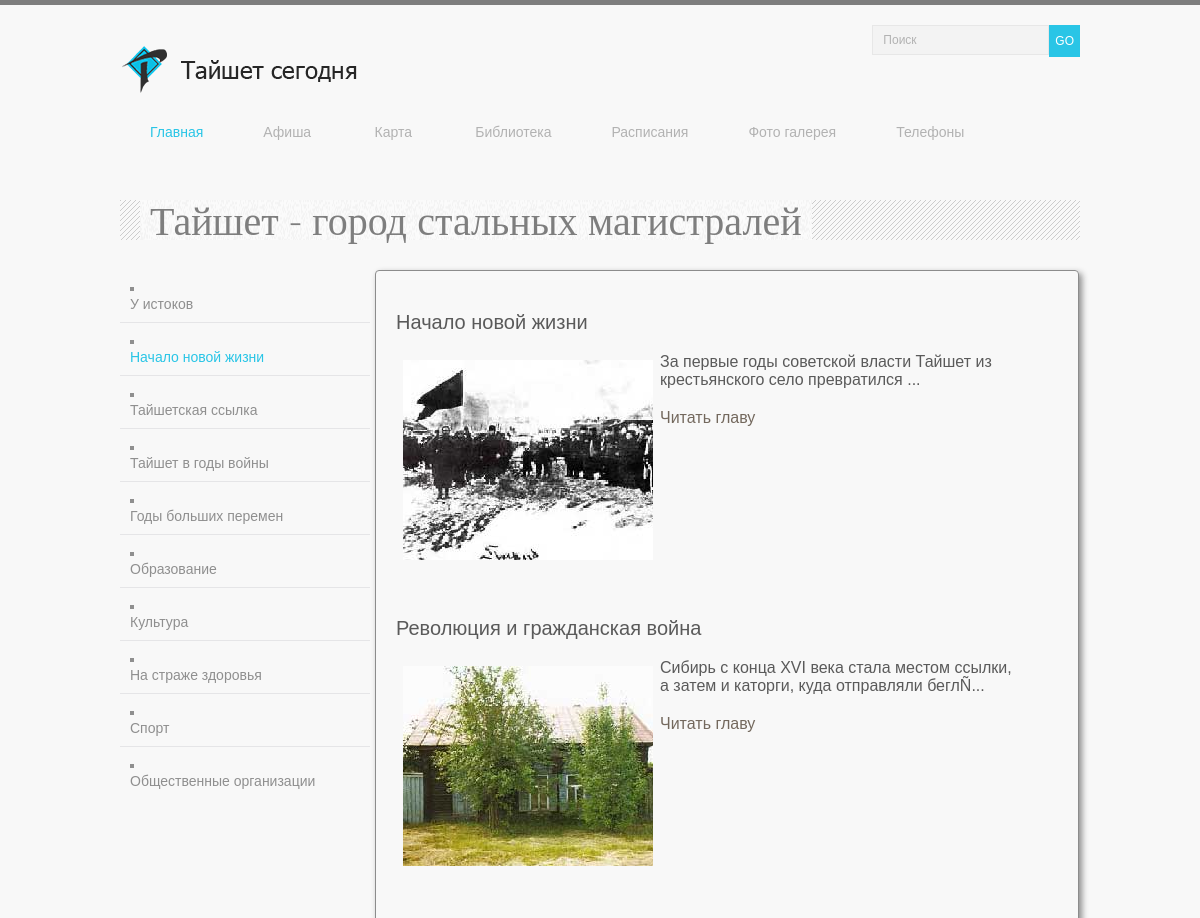
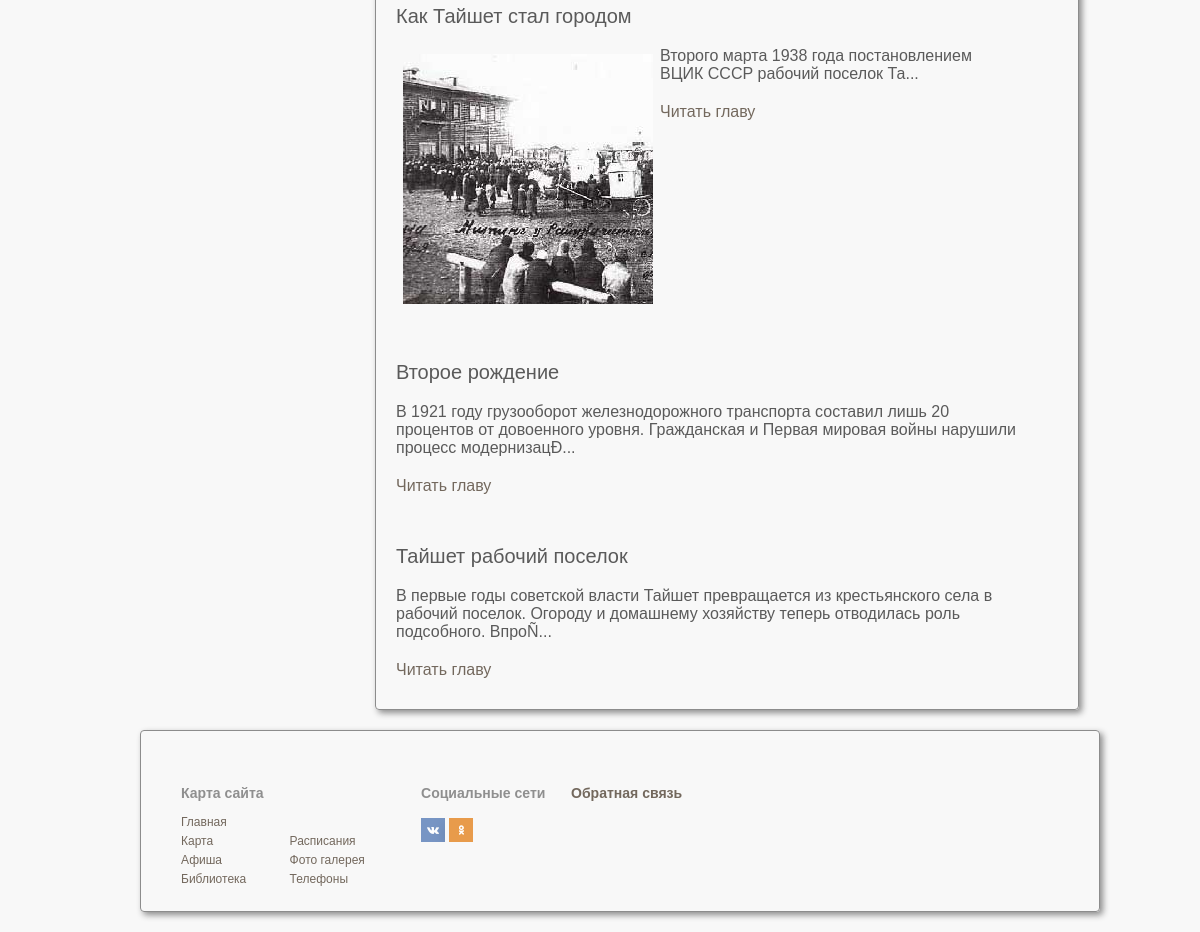
The page /tayshet_gorod_stalnykh_magistraley_nachalo_novoy_zhizni.php on the database its author committed (2 pictures, top to bottom).
### tables this page shows
CREATE TABLE stocks ( id INTEGER PRIMARY KEY, text TEXT, img TEXT, zag TEXT, date TEXT, link TEXT);

### bookPages/blockGorodThree.php (the view)
<div class="pageBookBlock">
	<?php
	$start = "novosti";
    $db = new PDO("sqlite:admin/post3.db");
  if($_GET['novosti']=="click" or $start=="novosti") {
   $res = $db->query("SELECT * FROM stocks WHERE id > 5 LIMIT 5;");
   if($_GET['news']=="click") { $start = "novosti";
    $fog = $_GET['nom'];
  	$res = $db->query("SELECT * FROM stocks WHERE id=$fog ;");
	foreach ($res as $array)
         {
	echo("<div><a href=\"index.php\">Вернуться на главную</a></div><div class=\"zagol\">".$array['zag']."</div><div class=\"text\">".stripcslashes($array['text'])."</div>");
         }
		 }
   else{
  foreach ($res as $array)
         {
		 if(strlen($array['text'])>300) { $osnovtexti = substr($array['text'],0,300);
		 $osnovtext = stripcslashes($osnovtexti."..."); }
		 else { $osnovtext = stripcslashes($array['text']); }
         echo("<div class=\"smallBlogArticle\">");
         echo("<p class=\"zagol\">".$array['zag']."</p>");
		 echo("<p>".$osnovtext."</p>");
	   if(strlen($array['text'])>300){
		 echo("<div class=\"text\"><a href=\"/".$array['id']."\">Читать главу</a></div>");}
		 echo("</div>");
         }
       }
     }
	?>
</div>

### css/main.css (style rules this page uses)
*,legend { box-sizing:border-box }
header,img { padding:20px 0 }
html { font-family:sans-serif;-ms-text-size-adjust:100%;-webkit-text-size-adjust:100% }
a { background-color:transparent }
img { border-style:none }
body { color:#8f8f8f;font:12px Tahoma,sans-serif;background-color:#f8f8f8;border-top:5px solid #7e7e7e;margin:0 }
p { margin:20px 0 }
#form a,a { text-decoration:none }
.pageBookBlock,.pageBookBlockMain { text-overflow:ellipsis;box-shadow:3px 3px 6px 0 #8c8c8c;margin:0 0 0 5px;font:400 16px/1 "Times New Roman",Times,serif;box-sizing:content-box;padding:10px;display:inline-block }
.pageBookBlock { width:71%;border:1px solid #8c8c8c;border-radius:4px }
.smallBlogArticle { box-sizing:content-box;width:91%;padding:10px;margin-bottom:10px;overflow:hidden;font:normal normal normal 16px/18px Arial,Times,serif;color:#5a5a5a;text-align:left;display:inline-block;vertical-align:top }
.zagol,.zagolPages { font:normal normal normal 20px/22px Arial,Times,serif }
a { color:#73685d }

### rows shown on the page
stocks: zag "Начало новой жизни", text (picture), text "За первые годы советской власти Тайшет из крестьянского село превратился ..."
stocks: zag "Революция и гражданская война", text (picture), text "Сибирь с конца XVI века стала местом ссылки, а затем и каторги, куда отправляли беглÑ..."
stocks: zag "Как Тайшет стал городом", text (picture), text "Второго марта 1938 года постановлением ВЦИК СССР рабочий поселок Та..."
stocks: zag "Второе рождение", text "В 1921 году грузооборот железнодорожного транспорта составил лишь 20 процентов от довоенного уровня. Гражданская и Первая мировая войны нарушили процесс модернизацÐ..."
stocks: zag "Тайшет рабочий поселок", text "В первые годы советской власти Тайшет превращается из крестьянского села в рабочий поселок. Огороду и домашнему хозяйству теперь отводилась роль подсобного. ВпроÑ..."

### other values the page prints
$menu[0][0] "Главная"
$menu[1][0] "Афиша"
$menu[6][0] "Карта"
$menu[2][0] "Библиотека"
$menu[3][0] "Расписания"
$menu[4][0] "Фото галерея"
$menu[5][0] "Телефоны"
